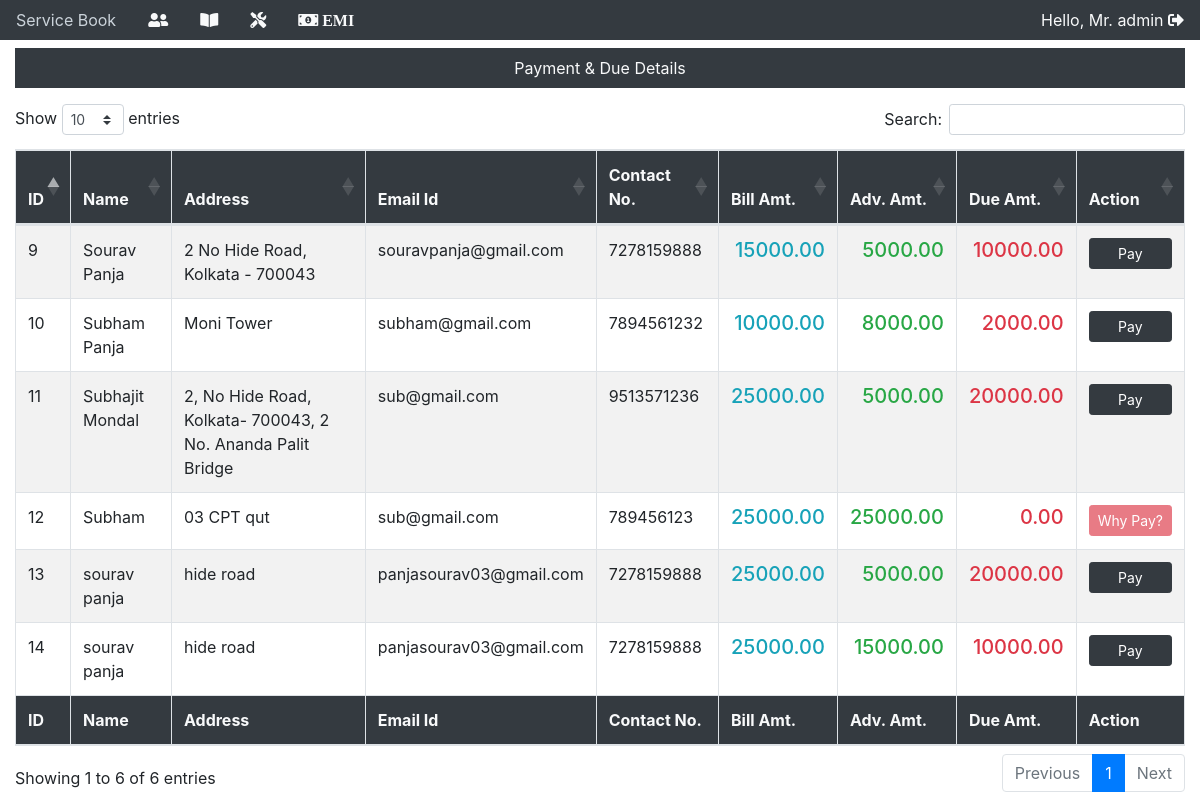
/details (signed in), run on the app's committed database.
### app/models.py (models this page shows, shortened)
class customerDetails(models.Model):
    custimerId = models.AutoField(primary_key=True)
    name = models.CharField(max_length=100)
    address = models.CharField(max_length=100)
    phoneNo = models.CharField(max_length=100)
    email = models.EmailField()
    service = models.CharField(max_length=10, null=True, blank=True)
    emi = models.CharField(max_length=10, null=True, blank=True)
    modelNameOne = models.CharField(max_length=100)
    quantityOne = models.CharField(max_length=2, null=True)
    modelNoOne = models.CharField(max_length=100)
    modelNameTwo = models.CharField(max_length=100, blank=True)
    quantityTwo = models.CharField(max_length=2, null=True, blank=True)
    modelNoTwo = models.CharField(max_length=100, blank=True)
    purchaseDate = models.DateField(auto_now=False, auto_now_add=False)
    totalAmount = models.DecimalField(max_digits=10, decimal_places=2)
    advanceAmount = models.DecimalField(max_digits=10, decimal_places=2)
    dueAmount = models.DecimalField(max_digits=10, decimal_places=2, null=True)

### app/views.py (the view)
# urls.py: path('details', views.details, name="details"),
@login_required(login_url="/login")
def details(request):
    fmm = customerDetails.objects.all()
    return render(request, "details.html", {"fmm": fmm})

### templates/details.html (shortened to what this page needs)
{% include "base.html" %} {% block content %}
<div class="container-fluid">
  <div class="bg-dark mt-2">
    <p class="nav-link text-light text-center">Payment & Due Details</p>
  </div>
  <div class="row">
    <div class="col">
      <table id="example" class="table table-striped table-bordered" style="width:100%">
        <thead class="bg-dark text-light">
          <tr>
            <th>ID</th>
            <th>Name</th>
            <th>Address</th>
            <th>Email Id</th>
            <th>Contact No.</th>
            <th>Bill Amt.</th>
            <th>Adv. Amt.</th>
            <th>Due Amt.</th>
            <th>Action</th>
          </tr>
        </thead>
        <tbody>
          {% for f in fmm %}
          <tr>
            <td>{{f.custimerId}}</td>
            <td>{{f.name}}</td>
            <td>{{f.address}}</td>
            <td>{{f.email}}</td>
            <td>{{f.phoneNo}}</td>
            <td>
              <h5 class="text-info text-right">{{f.totalAmount}}</h5>
            </td>
            <td>
              <h5 class="text-success text-right">{{f.advanceAmount}}</h5>
            </td>
            <td>
              <h5 class="text-danger text-right">{{f.dueAmount}}</h5>
            </td>
            {% if f.totalAmount == f.advanceAmount %}
              <td><a href="{% url 'paymentPage' f.custimerId %}" class="btn btn-danger btn-sm w-100 disabled" >Why Pay?</a></td>
            {% else %}
              <td><a href="{% url 'paymentPage' f.custimerId %}" class="btn btn-dark btn-sm w-100">Pay</a></td>
            {% endif %}
          </tr>
          {% endfor %}
        </tbody>
        <tfoot class="bg-dark text-light">
          <tr>
            <th>ID</th>
            <th>Name</th>
            <th>Address</th>
            <th>Email Id</th>
            <th>Contact No.</th>
            <th>Bill Amt.</th>
            <th>Adv. Amt.</th>
            <th>Due Amt.</th>
            <th>Action</th>
          </tr>
        </tfoot>
      </table>
    </div>
  </div>
</div>
{% endblock content %}

### templates/base.html (shortened to what this page needs)
<!DOCTYPE html>
<html lang="en">
<head>
  <link rel="stylesheet" href="https://maxcdn.bootstrapcdn.com/bootstrap/4.0.0/css/bootstrap.min.css"
 />
  <link rel="stylesheet" href="https://cdnjs.cloudflare.com/ajax/libs/font-awesome/5.15.3/css/all.min.css" />
  <link rel="stylesheet" href="https://cdnjs.cloudflare.com/ajax/libs/twitter-bootstrap/4.5.2/css/bootstrap.css">
  <link rel="stylesheet" href="https://cdn.datatables.net/1.10.24/css/dataTables.bootstrap4.min.css">
</head>
<body>
  <ul class="nav bg-dark justify-content-between">
    <div class="d-flex">
      <li class="nav-item">
        <a class="nav-link text-light" href="/">Service Book</a>
      </li>
      <li class="nav-item">
        <a class="nav-link text-light" href="/customer"><i class="fa fa-user-friends"></i></a>
      </li>
      <li class="nav-item">
        <a class="nav-link text-light" href="/details"><i class="fa fa-book-open"></i></a>
      </li>
      <li class="nav-item">
        <a class="nav-link text-light" href="/service"><i class="fas fa-tools"></i></a>
      </li>
      <li class="nav-item">
        <a class="nav-link text-light" href="/"><i class="fa fa-money-bill-alt"> EMI</i></a>
      </li>
    </div>
    <div>
      <li class="nav-item">
        <a class="nav-link text-light" href="{% url 'logout' %}">Hello, Mr. {{request.user}} <i
            class="fas fa-sign-out-alt"></i></a>
      </li>
    </div>
  </ul>
</body>
</html>

### data on the page
customerDetails: custimerId "9", name "Sourav Panja", address "2 No Hide Road, Kolkata - 700043", email "souravpanja@gmail.com", phoneNo "7278159888", totalAmount "15000.00", advanceAmount "5000.00", dueAmount "10000.00", shows "Pay"
customerDetails: custimerId "10", name "Subham Panja", address "Moni Tower", email "subham@gmail.com", phoneNo "7894561232", totalAmount "10000.00", advanceAmount "8000.00", dueAmount "2000.00", shows "Pay"
customerDetails: custimerId "11", name "Subhajit Mondal", address "2, No Hide Road, Kolkata- 700043, 2 No. Ananda Palit Bridge", email "sub@gmail.com", phoneNo "9513571236", totalAmount "25000.00", advanceAmount "5000.00", dueAmount "20000.00", shows "Pay"
customerDetails: custimerId "12", name "Subham", address "03 CPT qut", email "sub@gmail.com", phoneNo "789456123", totalAmount "25000.00", advanceAmount "25000.00", dueAmount "0.00", shows "Why Pay?"
customerDetails: custimerId "13", name "sourav panja", address "hide road", email "panjasourav03@gmail.com", phoneNo "7278159888", totalAmount "25000.00", advanceAmount "5000.00", dueAmount "20000.00", shows "Pay"
customerDetails: custimerId "14", name "sourav panja", address "hide road", email "panjasourav03@gmail.com", phoneNo "7278159888", totalAmount "25000.00", advanceAmount "15000.00", dueAmount "10000.00", shows "Pay"

### other printed values
{{ request.user }} "admin"
